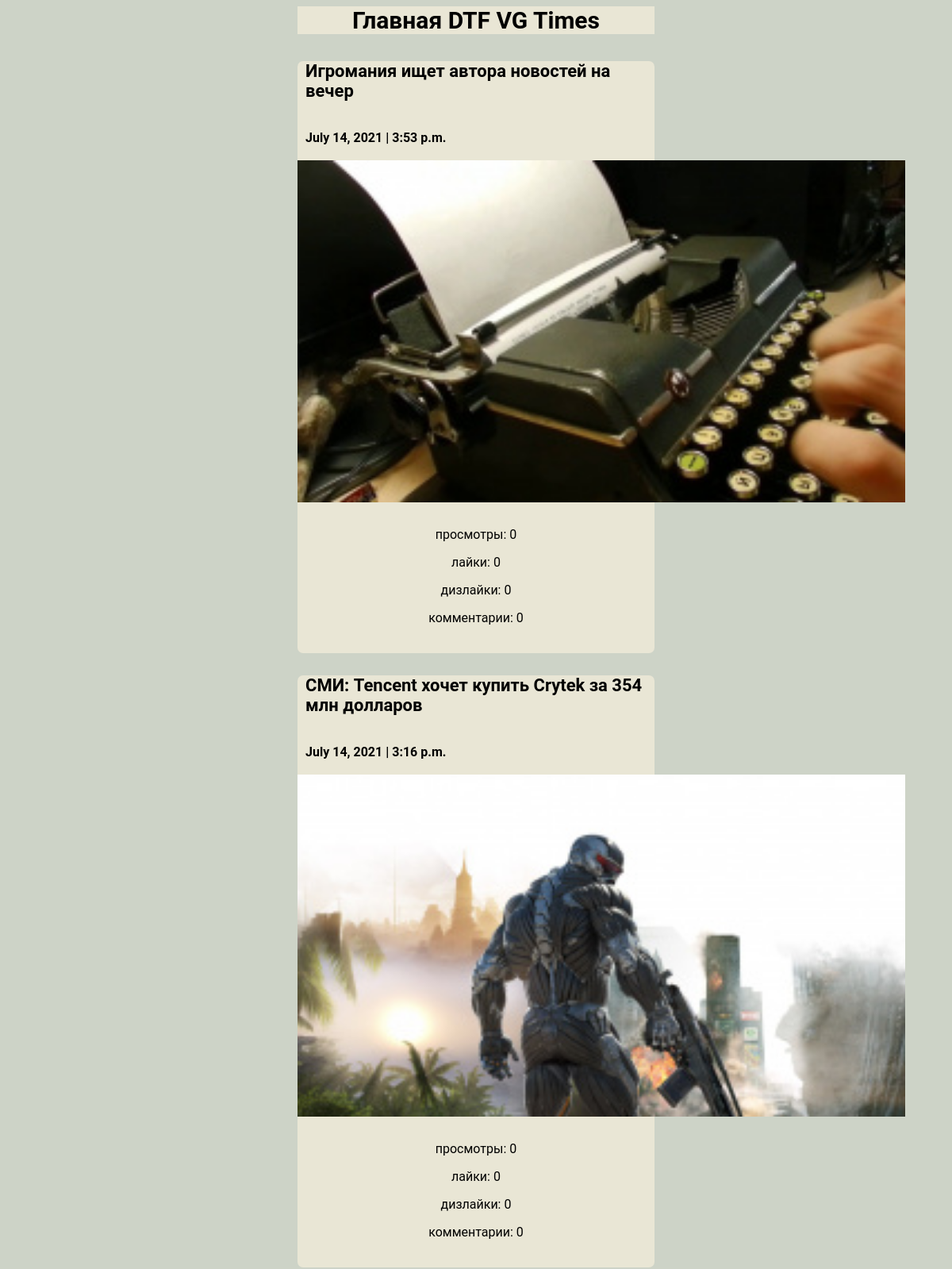
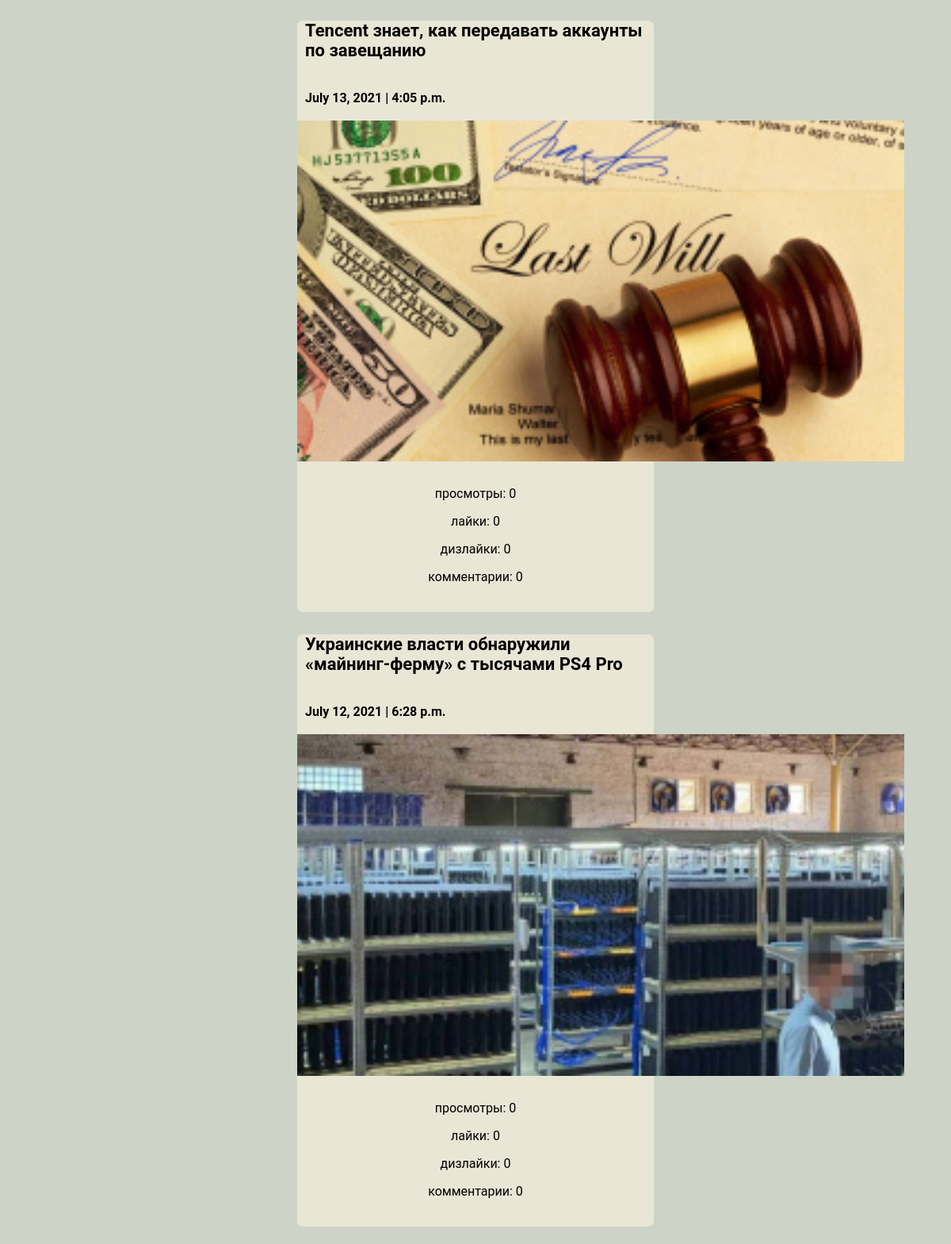
Page /main/igrm (upper part) on the committed database (2 pictures, top to bottom).
### main/models.py (models this page shows)
class Post(models.Model):
    site = models.CharField(max_length=50, default="No title")
    title = models.CharField(max_length=100)
    date = models.DateField()
    time = models.TimeField()
    text = models.TextField()
    pub_date = models.DateTimeField()
    img = models.ImageField(upload_to='images/', blank=True)
    post_id = models.IntegerField(primary_key=True)
    likes = models.IntegerField(default=0)
    dislikes = models.IntegerField(default=0)
    views = models.IntegerField(default=0)
    comments = models.IntegerField( default=0)

### main/views.py (the view)
# urls.py: path('igrm', views.igrm_, name='igrm'),
def igrm_(request):
    site = "igromania"
    posts = Post.objects.filter(site = site).order_by("-pub_date")
    context = {"posts":posts}
    return render (request, "main/igrm.html", context)

### main/templates/main/igrm.html
{% extends "main/base.html" %}
{% load static %}
{% block content %}
<div class = "content">
    <div class = "menu">
        <a href = "http://127.0.0.1:8000/main/">Главная</a>
        <a href = "http://127.0.0.1:8000/main/dtf">DTF</a>
        <a href = "http://127.0.0.1:8000/main/vg">VG Times</a>
    </div>
    <br>
    {% for post in posts %}
    <div class = "post">
        <h2 class = "post_title">
        {{post.title}}
        </h2>
        <br>
        <div class = "date_time">
        {{post.date}} | {{post.time}}
        </div>
        <br>
        <div class = "img_container">
        <a href = "http://127.0.0.1:8000/main/{{post.post_id}}"><img class = "index_image" src ="{{ MEDIA_URL }}{{post.img.url}}"></a>
        <p>просмотры: {{post.views}}</p>
        <p>лайки: {{post.likes}}</p>
        <p>дизлайки: {{post.dislikes}}</p>
        <p>комментарии: {{post.comments}}</p>
        </div>
        <br>
    </div>
    {% endfor%}
</div>
{% endblock %}

### main/static/styles.css (style rules this page uses)
body { color: rgb(0, 0, 0); font-family: 'Roboto'; background-color: rgb(205, 211, 199); }
.content { margin-left: 31%; margin-right: 31%; margin-bottom: 28px; }
.post_title { margin-top: 15px; margin-left: 10px; font-size: 22px; text-align: left; font-weight: bold; }
.date_time { margin-left: 10px; font-weight: bold; }
a { color: black; text-decoration: none; }
.menu { font-size: 30px; background-color:rgb(233, 230, 213); font-weight: bold; text-align: center; }
.img_container { text-align: center; }
.index_image { margin-bottom: 15px; width: 766px; height: auto; }
.post { border-radius: 7px; background-color:rgb(233, 230, 213); margin-bottom: 28px; }

### rows in the picture
Post: title "Игромания ищет автора новостей на вечер", date "July 14, 2021", time "3:53 p.m.", img (picture), views "0", likes "0", dislikes "0", comments "0"
Post: title "СМИ: Tencent хочет купить Crytek за 354 млн долларов", date "July 14, 2021", time "3:16 p.m.", img (picture), views "0", likes "0", dislikes "0", comments "0"
Post: title "Tencent знает, как передавать аккаунты по завещанию", date "July 13, 2021", time "4:05 p.m.", img (picture), views "0", likes "0", dislikes "0", comments "0"
Post: title "Украинские власти обнаружили «майнинг-ферму» с тысячами PS4 Pro", date "July 12, 2021", time "6:28 p.m.", img (picture), views "0", likes "0", dislikes "0", comments "0"
